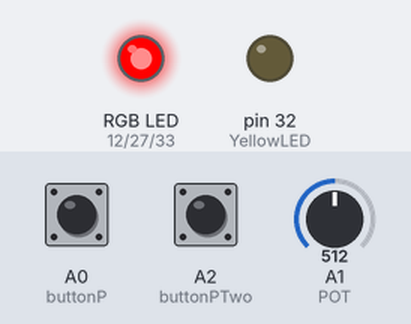
The sketch below on a simulated Arduino Mega 2560, built with avr-gcc and run on an emulated ATmega2560. Shown: an RGB LED mixed from three pins (HIGH = lit), output pins drawn as LEDs (lit = HIGH). Dashed ring = blinking. Inputs (shaded band) come from the test bench; at power-on: A0 (buttonP) LOW, A1 (POT) = 512, A2 (buttonPTwo) LOW. Random numbers use the default seed unless the sketch sets one; what the sketch prints to the serial monitor is not drawn.

Above: at 1.2 s.
1.3 s: A0 (buttonP) pulled HIGH for 0.15 s
At 2.7 s:
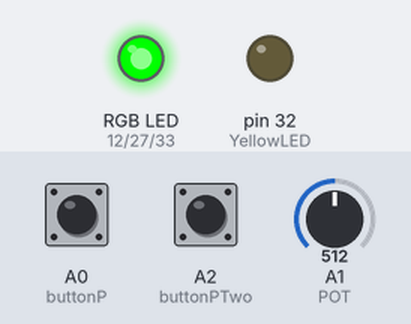
4.5 s: A0 (buttonP) pulled HIGH for 1 s
At 6.0 s:
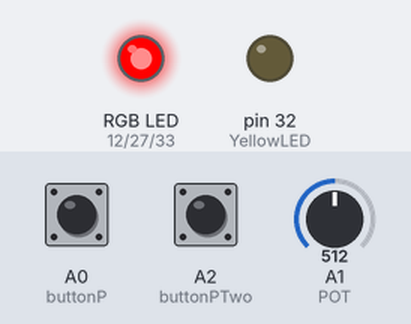
11.0 s: A0 (buttonP) pulled HIGH for 3.2 s
At 12.2 s:
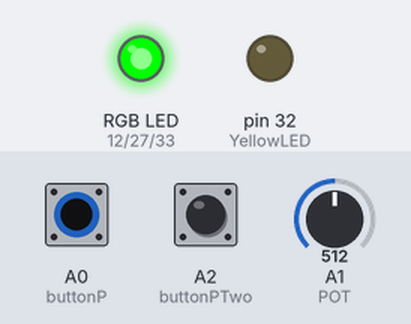
15.7 s: A0 (buttonP) pulsed HIGH 5 times (0.12 s each, 0.3 s apart)
At 15.92 s:
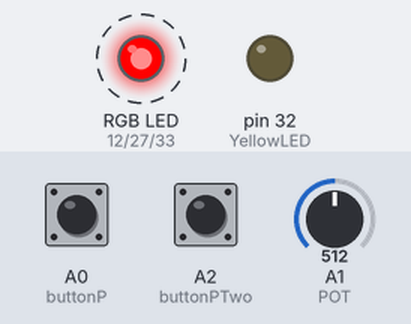
Timing chart, 0 to 18.7 s (numbered marks = the images above; inputs shaded):
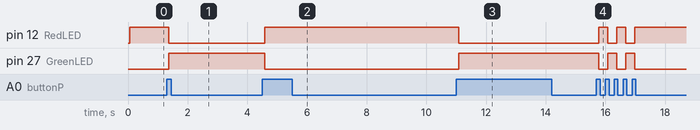

Measured:
- after the input at 1.3 s, pin 12 (RedLED): HIGH → LOW after 0.06 s; pin 27 (GreenLED): LOW → HIGH after 0.06 s
- after the input at 4.5 s, pin 12 (RedLED): LOW → HIGH after 0.09 s; pin 27 (GreenLED): HIGH → LOW after 0.09 s
- after the input at 11.0 s, pin 12 (RedLED): HIGH → LOW after 0.09 s; pin 27 (GreenLED): LOW → HIGH after 0.09 s
- after the input at 15.7 s, pin 12 (RedLED): alternates HIGH for 0.30 s and LOW for 0.30 s, 5 changes in all, then stays HIGH, starting after 0.07 s; pin 27 (GreenLED): alternates HIGH for 0.30 s and LOW for 0.30 s, 5 changes in all, then stays LOW, starting after 0.07 s

The sketch:

Project2.ino
```cpp
// Project 2 "Music Box"
// By: Lauren Marone


 #include <analogWrite.h>

// Output Numbers
const int RedLED = 12;
const int GreenLED = 27;
const int BlueLED = 33;
const int YellowLED = 32;

//Input Numbers
const int buttonP = A0;
const int POT = A1;
const int buttonPTwo = A2;

//Other Variables
int POTval= 0;

int buttonPushCounter = 0;   // counter for the number of button presses
int buttonState = 0;         // current state of the button
int lastButtonState = 0;     // previous state of the button

int buttonStateTwo = 0;


//Array
char *kissStrings[] = {"Heaven's on Fire", "Rock And Roll All Nite", "Beth",
                        "Love Gun", "I Was Made For Lovin' You", "Shout It Out Loud"};

void setup(){
  Serial.begin(9600);

  randomSeed(analogRead(0));

  pinMode(POT, INPUT);
  pinMode(buttonP, INPUT);
  pinMode(buttonPTwo, INPUT);

  pinMode(RedLED, OUTPUT);
  pinMode(GreenLED, OUTPUT);
  pinMode(BlueLED, OUTPUT);
  pinMode(YellowLED, OUTPUT);
}

void loop(){

//POT-----------------------------------------------
//When potentiometer is turned one way, the "music volume" will lower (the light will dim)
//and when turned the opposite way, the "volume" will increase (light will get brighter).

    POTval = analogRead(POT);
    Serial.print("\t POTval: ");
    Serial.println(POTval);
    delay(50);

    analogWrite(YellowLED, POTval / 16);


// BUTTON-------------------------------------------
//When the white button is pressed, the "music" will start "playing" (the RGB LED  light will turn
//green) and when it is pressed again the "music" will stop "playing" (the light turns red).

    buttonState = digitalRead(buttonP);

  if (buttonState != lastButtonState) {
    if (buttonState == HIGH) {
      buttonPushCounter++;
    }
    delay(50);
  }

  lastButtonState = buttonState;

  if (buttonPushCounter % 2 == 0) {
    digitalWrite(RedLED, HIGH);
    digitalWrite(GreenLED, LOW);
    digitalWrite(BlueLED, LOW);
  }
  else {
    digitalWrite(GreenLED, HIGH);
    digitalWrite(RedLED, LOW);
    digitalWrite(BlueLED, LOW);
  }

//String----------------------------------------------
//When the yellow button is pressed, the music box will "shuffle" the songs and "play" a random
//one (Arduino will print a random KISS song title from an array).

  buttonStateTwo = digitalRead(buttonPTwo);
  if (buttonStateTwo == HIGH){
    Serial.println(kissStrings[random(0,5)]);
    delay(500);
  }


}
```
